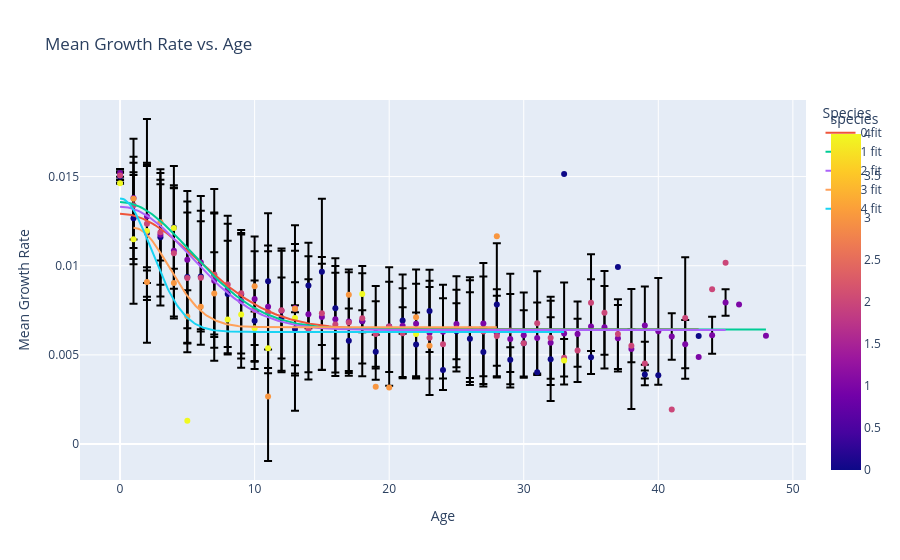

Notebook code cell kept with this figure:
### Code cell
import numpy as np
import plotly.express as px
import plotly.graph_objects as go
from scipy.optimize import curve_fit

# Your existing summary
growth_summary = (
    growth_rate
    .groupby(["age", "species"], as_index=False)
    .agg(
        mean_growth=("growth_rate", "mean"),
        sd_growth=("growth_rate", "std")
    )
)

# Gaussian growth-rate curve
def growth_curve(age, a, mu, sigma, c):
    return c + a * np.exp(-0.5 * ((age - mu) / sigma) ** 2)

fig = px.scatter(
    growth_summary,
    x="age",
    y="mean_growth",
    color="species",
    error_y="sd_growth",
    title="Mean Growth Rate vs. Age",
    labels={
        "age": "Age",
        "mean_growth": "Mean Growth Rate",
    }
)

# Fit and plot a separate curve for each species
for species, data in growth_summary.groupby("species"):
    data = data.dropna(subset=["age", "mean_growth"]).sort_values("age")

    if len(data) < 4 or data["age"].nunique() < 4:
        print(f"Skipping {species}: insufficient age points for Gaussian fit.")
        continue

    x = data["age"].to_numpy(dtype=float)
    y = data["mean_growth"].to_numpy(dtype=float)

    p0 = [
        max(y.max() - y.min(), 1e-6),
        x[np.argmax(y)],
        max(np.std(x), 1e-6),
        y.min()
    ]

    try:
        params, _ = curve_fit(
            growth_curve,
            x,
            y,
            p0=p0,
            bounds=(
                [0, x.min(), 1e-6, -np.inf],
                [np.inf, x.max(), np.inf, np.inf]
            ),
            maxfev=20000
        )

        x_fit = np.linspace(x.min(), x.max(), 300)
        y_fit = growth_curve(x_fit, *params)

        fig.add_trace(go.Scatter(
            x=x_fit,
            y=y_fit,
            mode="lines",
            name=f"{species} fit",
            legendgroup=str(species),
            line=dict(dash="solid", width=2)
        ))

        print(
            f"{species}: peak age = {params[1]:.2f}, "
            f"peak growth rate = {params[0] + params[3]:.3f}"
        )

    except RuntimeError:
        print(f"Fit failed for {species}")

fig.update_layout(legend_title_text="Species")
fig.show()

### Figure 1 — Plotly figure (JSON) as saved in the notebook; plotly's stock layout.template omitted (floating-point values rounded to 4 significant figures; data arrays with more than 128 entries replaced by an {"elided": "..."} marker saying what was removed)
{"data": [{"error_y": {"array": {"elided": "160 float values"}}, "hovertemplate": "Age=%{x}<br>Mean Growth Rate=%{y}<br>species=%{marker.color}<extra></extra>", "legendgroup": "", "marker": {"color": {"elided": "160 int values"}, "coloraxis": "coloraxis", "symbol": "circle"}, "mode": "markers", "name": "", "orientation": "v", "showlegend": false, "type": "scatter", "x": {"elided": "160 float values"}, "xaxis": "x", "y": {"elided": "160 float values"}, "yaxis": "y"}, {"legendgroup": "0", "line": {"dash": "solid", "width": 2}, "mode": "lines", "name": "0 fit", "type": "scatter", "x": {"elided": "300 float values"}, "y": {"elided": "300 float values"}}, {"legendgroup": "1", "line": {"dash": "solid", "width": 2}, "mode": "lines", "name": "1 fit", "type": "scatter", "x": {"elided": "300 float values"}, "y": {"elided": "300 float values"}}, {"legendgroup": "2", "line": {"dash": "solid", "width": 2}, "mode": "lines", "name": "2 fit", "type": "scatter", "x": {"elided": "300 float values"}, "y": {"elided": "300 float values"}}, {"legendgroup": "3", "line": {"dash": "solid", "width": 2}, "mode": "lines", "name": "3 fit", "type": "scatter", "x": {"elided": "300 float values"}, "y": {"elided": "300 float values"}}, {"legendgroup": "4", "line": {"dash": "solid", "width": 2}, "mode": "lines", "name": "4 fit", "type": "scatter", "x": {"elided": "300 float values"}, "y": {"elided": "300 float values"}}], "layout": {"coloraxis": {"colorbar": {"title": {"text": "species"}}, "colorscale": [[0, "#0d0887"], [0.1111, "#46039f"], [0.2222, "#7201a8"], [0.3333, "#9c179e"], [0.4444, "#bd3786"], [0.5556, "#d8576b"], [0.6667, "#ed7953"], [0.7778, "#fb9f3a"], [0.8889, "#fdca26"], [1, "#f0f921"]]}, "legend": {"title": {"text": "Species"}, "tracegroupgap": 0}, "title": {"text": "Mean Growth Rate vs. Age"}, "xaxis": {"anchor": "y", "domain": [0, 1], "title": {"text": "Age"}}, "yaxis": {"anchor": "x", "domain": [0, 1], "title": {"text": "Mean Growth Rate"}}}}
